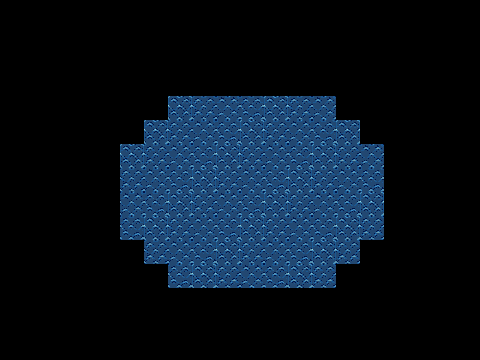

This is a level from a 2D game, rendered from its Tiled map with the project's own tilesets. A one-line summary and the complete map file follow:
An orthogonal 20x15 tile map with 24x24 px tiles, 1 tile layer (eau).

<map version="1.10" tiledversion="1.10.2" orientation="orthogonal" renderorder="right-down" width="20" height="15" tilewidth="24" tileheight="24" infinite="0" nextlayerid="2" nextobjectid="1">
 <tileset firstgid="1" source="eau.tsx" />
 <layer id="1" name="eau" width="20" height="15">
  <data encoding="csv">
0,0,0,0,0,0,0,0,0,0,0,0,0,0,0,0,0,0,0,0,
0,0,0,0,0,0,0,0,0,0,0,0,0,0,0,0,0,0,0,0,
0,0,0,0,0,0,0,0,0,0,0,0,0,0,0,0,0,0,0,0,
0,0,0,0,0,0,0,0,0,0,0,0,0,0,0,0,0,0,0,0,
0,0,0,0,0,0,0,37,1,13,25,37,1,13,0,0,0,0,0,0,
0,0,0,0,0,0,37,1,13,25,37,1,13,25,37,0,0,0,0,0,
0,0,0,0,0,37,1,13,25,37,1,13,25,37,1,13,0,0,0,0,
0,0,0,0,0,1,13,25,37,1,13,25,37,1,13,25,0,0,0,0,
0,0,0,0,0,13,25,37,1,13,25,37,1,13,25,37,0,0,0,0,
0,0,0,0,0,25,37,1,13,25,37,1,13,25,37,1,0,0,0,0,
0,0,0,0,0,0,1,13,25,37,1,13,25,37,1,0,0,0,0,0,
0,0,0,0,0,0,0,25,37,1,13,25,37,1,0,0,0,0,0,0,
0,0,0,0,0,0,0,0,0,0,0,0,0,0,0,0,0,0,0,0,
0,0,0,0,0,0,0,0,0,0,0,0,0,0,0,0,0,0,0,0,
0,0,0,0,0,0,0,0,0,0,0,0,0,0,0,0,0,0,0,0
  </data>
 </layer>
</map>
